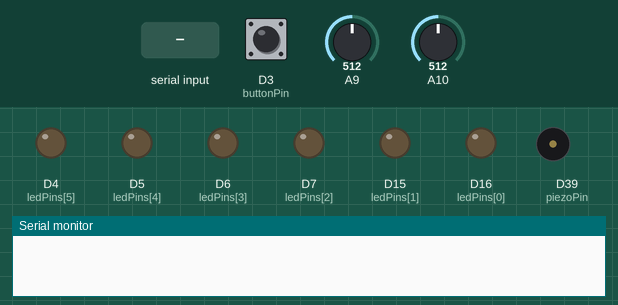
This sketch was run on a simulated Arduino Due. Shown: output pins drawn as LEDs (lit = HIGH), buzzer (waves = sounding), the last lines printed to the serial monitor. Dashed ring = blinking. The inputs (shaded band) are chosen by the test bench; at power-on: D3 (buttonPin) HIGH, A10 = 512, A9 = 512 (analog values on the 0–1023 scale).

Above: at 1.2 s.
1.3 s: "A" received over Serial
At 1.39 s:
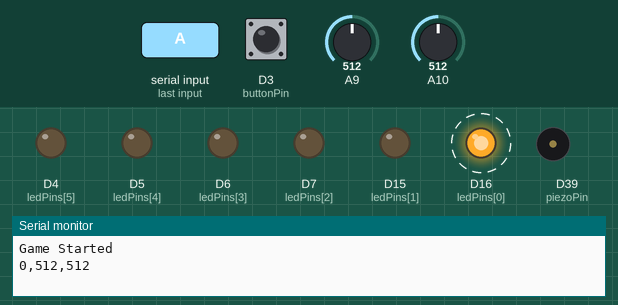
4.3 s: D3 (buttonPin) pulled LOW for 3.2 s
At 5.4 s:
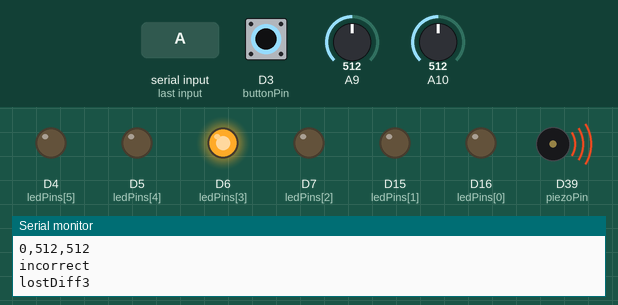
9.0 s: D3 (buttonPin) pulled LOW for 0.15 s
At 9.6 s:
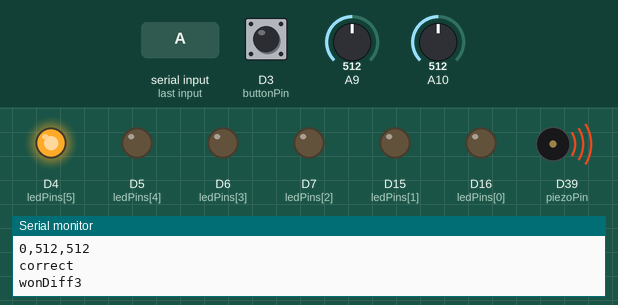
12.0 s: D3 (buttonPin) pulled LOW for 1 s
At 12.6 s:
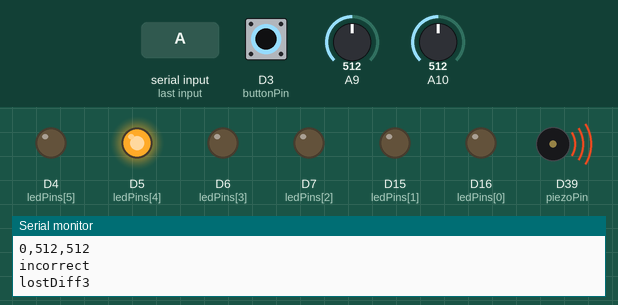
15.0 s: A10 set to 197
At 15.24 s:
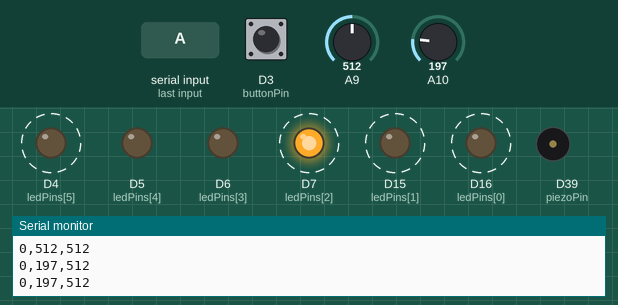
18.0 s: D3 (buttonPin) pulled LOW for 0.15 s
At 18.3 s:
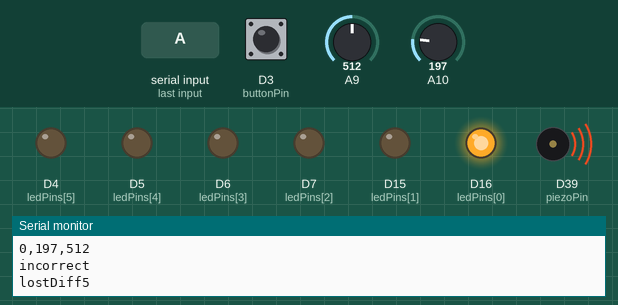
Timing chart, 0 to 22.0 s (numbered marks = the images above; inputs shaded):
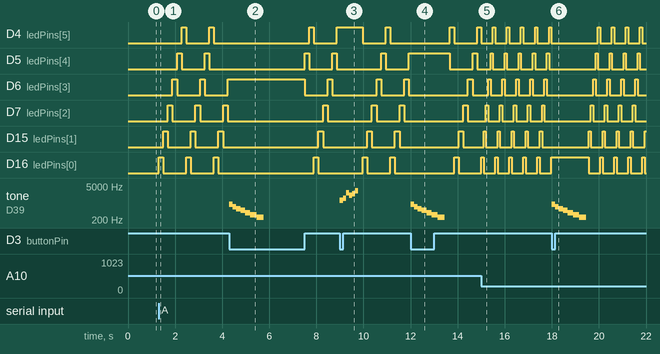

The sketch:

MTEC2280_FinalProject.ino
```cpp
#include "Pitch.h"  //grabs pitches from pitch.h

const int numLEDs = 6;                                //number of LEDS
const int ledPins[numLEDs] = { 16, 15, 7, 6, 5, 4 };  //an array containing all the LEDS on the bread board
const int adcPin = 10;                                //Potentiometer
const int adcPin2 = 9;
const int buttonPin = 3;  //Button
const int piezoPin = 39;  //Piezo

bool buttonState = 0;
bool lastButtonState = HIGH;
bool buttonPressed = false;

bool gameRunning = false;

long score = 0;              //score goes up
unsigned long lastTime = 0;  //Last time an LED went off

int timerInterval = 500;  //Delay between LED's turning on
int currentLED = 0;       //Next LED turning on
//int buttonState = 0; //If button is on or off
int potValue = 0;
int potValue2 = 0;  // Stores values from the potentiometer
int inByte = 0;
int outByte = 0;

void setup() {
  pinMode(buttonPin, INPUT_PULLUP);

  for (int i = 0; i < numLEDs; i++) {
    pinMode(ledPins[i], OUTPUT);  //loops through leds to set them as output
  }

  analogReadResolution(10);  //10 bits which sets the pot range to 0 - 1023
  Serial.begin(9600);
}

void loop() {

  if (Serial.available()) {
    inByte = Serial.read();

    if (inByte == 'A') {
      gameRunning = true;
      Serial.println("Game Started");

    } else if (inByte == 'B') {
      gameRunning = false;
      Serial.println("Game Paused");
    } else {
      Serial.println("Rx Byte is neither 'A' nor 'B'");
    }
  }

  if (gameRunning) {

    unsigned long currentTime = millis();  //milliseconds since booting up the board
    buttonState = digitalRead(buttonPin);
    potValue = analogRead(adcPin);
    potValue2 = analogRead(adcPin2);
    timerInterval = map(potValue, 0, 1023, 40, 350);                   //coverts potvalue into delay time between 40 & 350

    static unsigned long lastSerialTime = 0;
    if (millis() - lastSerialTime > 100)
    {
      Serial.print(!buttonState);
      Serial.print(',');
      Serial.print(potValue);
      Serial.print(',');
      Serial.println(potValue2); // Use println to end the frame
      lastSerialTime = millis();
    }
    if (buttonState == LOW && lastButtonState == HIGH) {
      buttonPressed = true;
    }

    if (buttonPressed)
    {
      int activeLED = (currentLED == 0) ? numLEDs - 1 : currentLED - 1;  //checks what led is on

      for (int i = 0; i < numLEDs; i++) {
        digitalWrite(ledPins[i], LOW);  //first 5 leds turn off
      }
      digitalWrite(ledPins[activeLED], HIGH);

      if (activeLED == 5) { // SUCCESS (Red LED)
        Serial.println("correct");

        if (potValue >= 819) {
          Serial.println("wonDiff1");
        } else if (potValue >= 615 && potValue <= 818) {
          Serial.println("wonDiff2");
        } else if (potValue >= 411 && potValue <= 614) {
          Serial.println("wonDiff3");
        } else if (potValue >= 207 && potValue <= 410) {
          Serial.println("wonDiff4");
        } else if (potValue >= 0 && potValue <= 206) {
          Serial.println("wonDiff5");
        }
        tone(piezoPin, NOTE_E6, 125);
        delay(130);
        tone(piezoPin, NOTE_G6, 125);
        delay(130);
        tone(piezoPin, NOTE_E7, 125);
        delay(130);
        tone(piezoPin, NOTE_C7, 125);
        delay(130);
        tone(piezoPin, NOTE_D7, 125);
        delay(130);
        tone(piezoPin, NOTE_G7, 125);
        delay(125);
        noTone(piezoPin);
      }
      else
      {
        Serial.println("incorrect");
        if (potValue >= 819) {
         Serial.println("lostDiff1");
        } else if (potValue >= 615 && potValue <= 818) {
         Serial.println("lostDiff2");
       } else if (potValue >= 411 && potValue <= 614) {
          Serial.println("lostDiff3");
        } else if (potValue >= 207 && potValue <= 410) {
          Serial.println("lostDiff4");
        } else if (potValue >= 0 && potValue <= 206) {
          Serial.println("lostDiff5");
        }
        tone(piezoPin, NOTE_A5, 150);
        delay(150);
        tone(piezoPin, NOTE_F5, 150);
        delay(150);
        tone(piezoPin, NOTE_D5, 180);
        delay(180);
        tone(piezoPin, NOTE_B4, 200);
        delay(200);
        tone(piezoPin, NOTE_G4, 220);
        delay(220);
        tone(piezoPin, NOTE_E4, 260);
        delay(260);
        tone(piezoPin, NOTE_C4, 300);
        delay(300);
       noTone(piezoPin);
      }
      buttonPressed = false;
      lastTime = millis();
    }
    else if (buttonState == HIGH) {
      if (currentTime - lastTime >= timerInterval) {
        lastTime = currentTime;
        for (int i = 0; i < numLEDs; i++) {
          digitalWrite(ledPins[i], LOW);
        }
        digitalWrite(ledPins[currentLED], HIGH);
        currentLED = (currentLED + 1) % numLEDs;
      }
    }
    lastButtonState = buttonState;
  }
}
```

Pitch.h
```cpp
#define NOTE_B0  31
#define NOTE_C1  33
#define NOTE_CS1 35
#define NOTE_D1  37
#define NOTE_DS1 39
#define NOTE_E1  41
#define NOTE_F1  44
#define NOTE_FS1 46
#define NOTE_G1  49
#define NOTE_GS1 52
#define NOTE_A1  55
#define NOTE_AS1 58
#define NOTE_B1  62
#define NOTE_C2  65
#define NOTE_CS2 69
#define NOTE_D2  73
#define NOTE_DS2 78
#define NOTE_E2  82
#define NOTE_F2  87
#define NOTE_FS2 93
#define NOTE_G2  98
#define NOTE_GS2 104
#define NOTE_A2  110
#define NOTE_AS2 117
#define NOTE_B2  123
#define NOTE_C3  131
#define NOTE_CS3 139
#define NOTE_D3  147
#define NOTE_DS3 156
#define NOTE_E3  165
#define NOTE_F3  175
#define NOTE_FS3 185
#define NOTE_G3  196
#define NOTE_GS3 208
#define NOTE_A3  220
#define NOTE_AS3 233
#define NOTE_B3  247
#define NOTE_C4  262
#define NOTE_CS4 277
#define NOTE_D4  294
#define NOTE_DS4 311
#define NOTE_E4  330
#define NOTE_F4  349
#define NOTE_FS4 370
#define NOTE_G4  392
#define NOTE_GS4 415
#define NOTE_A4  440
#define NOTE_AS4 466
#define NOTE_B4  494
#define NOTE_C5  523
#define NOTE_CS5 554
#define NOTE_D5  587
#define NOTE_DS5 622
#define NOTE_E5  659
#define NOTE_F5  698
#define NOTE_FS5 740
#define NOTE_G5  784
#define NOTE_GS5 831
#define NOTE_A5  880
#define NOTE_AS5 932
#define NOTE_B5  988
#define NOTE_C6  1047
#define NOTE_CS6 1109
#define NOTE_D6  1175
#define NOTE_DS6 1245
#define NOTE_E6  1319
#define NOTE_F6  1397
#define NOTE_FS6 1480
#define NOTE_G6  1568
#define NOTE_GS6 1661
#define NOTE_A6  1760
#define NOTE_AS6 1865
#define NOTE_B6  1976
#define NOTE_C7  2093
#define NOTE_CS7 2217
#define NOTE_D7  2349
#define NOTE_DS7 2489
#define NOTE_E7  2637
#define NOTE_F7  2794
#define NOTE_FS7 2960
#define NOTE_G7  3136
#define NOTE_GS7 3322
#define NOTE_A7  3520
#define NOTE_AS7 3729
#define NOTE_B7  3951
#define NOTE_C8  4186
#define NOTE_CS8 4435
#define NOTE_D8  4699
#define NOTE_DS8 4978
```

Measured:
- after the input at 1.3 s, D4 (ledPins[5]): alternates HIGH for 0.20 s and LOW for 0.98 s, starting after 0.98 s; D5 (ledPins[4]): alternates HIGH for 0.20 s and LOW for 0.98 s, starting after 0.78 s
- after the input at 4.3 s, tone on D39 (piezoPin): plays 880 Hz for 0.15 s, 698 Hz for 0.15 s, 587 Hz for 0.18 s, 494 Hz for 0.20 s, 392 Hz for 0.22 s, 330 Hz for 0.26 s … (7 notes in this stretch), starting at once
- after the input at 9.0 s, tone on D39 (piezoPin): plays 1319 Hz for 0.13 s, 1568 Hz for 0.13 s, 2637 Hz for 0.13 s, 2093 Hz for 0.13 s, 2349 Hz for 0.13 s, 3136 Hz for 0.12 s, starting at once
- after the input at 12.0 s, tone on D39 (piezoPin): plays 880 Hz for 0.15 s, 698 Hz for 0.15 s, 587 Hz for 0.18 s, 494 Hz for 0.20 s, 392 Hz for 0.22 s, 330 Hz for 0.26 s … (7 notes in this stretch), starting at once
- after the input at 15.0 s, D4 (ledPins[5]): alternates HIGH for 0.10 s and LOW for 0.50 s, starting after 0.50 s; D5 (ledPins[4]): alternates HIGH for 0.10 s and LOW for 0.50 s, starting after 0.40 s
- after the input at 18.0 s, tone on D39 (piezoPin): plays 880 Hz for 0.15 s, 698 Hz for 0.15 s, 587 Hz for 0.18 s, 494 Hz for 0.20 s, 392 Hz for 0.22 s, 330 Hz for 0.26 s … (7 notes in this stretch), starting at once
